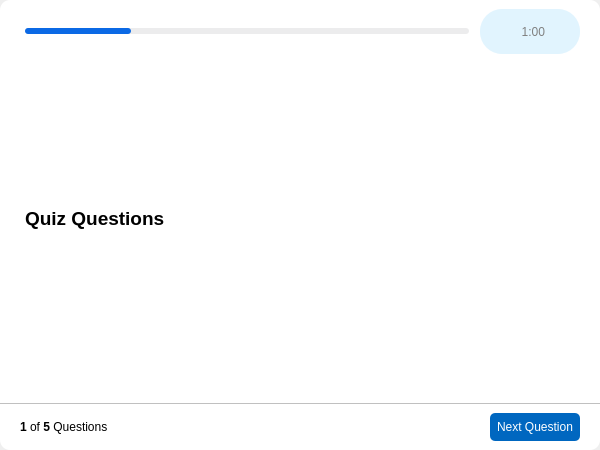
<?xml version="1.0" encoding="UTF-8"?>
<ui version="4.0">
 <class>Form</class>
 <widget class="QWidget" name="Form">
  <property name="geometry">
   <rect>
    <x>0</x>
    <y>0</y>
    <width>600</width>
    <height>450</height>
   </rect>
  </property>
  <property name="sizePolicy">
   <sizepolicy hsizetype="Expanding" vsizetype="Expanding">
    <horstretch>0</horstretch>
    <verstretch>0</verstretch>
   </sizepolicy>
  </property>
  <property name="windowTitle">
   <string>Form</string>
  </property>
  <property name="styleSheet">
   <string notr="true">#frame {
	background-color: white;
	border: none;
	border-radius: 10%;
}

#time_bar {
	min-height: 6px;
    max-height: 6px;
    border-radius: 3px;
	margin: 0px 5px 0px 5px;
	background-color: #ececed;
}

#time_bar::chunk {
	min-height: 6px;
    max-height: 6px;
    border-radius: 3px;
	background-color: #0b69e5;
}

#time_label {
	border: none;
	background-color: #e1f4fe;
	border-radius: 22px;
	color: grey;
}


#question_label {
	font-size: 14pt;
	font-weight: bold;
	margin: 20px 20px 20px 20px;
}

#bottom_container {
	border: none;
	border-top: 1px solid silver;
}

#next_btn {
	border: none;
	background-color:  #0067c0;
	color: white;
	padding: 7px;
	border-radius: 5%;
}

#next_btn:hover {
	background-color:  #0061A9;
}

#backward_btn, #forward_btn {
	border: none;
}</string>
  </property>
  <layout class="QVBoxLayout" name="verticalLayout_2">
   <property name="leftMargin">
    <number>0</number>
   </property>
   <property name="topMargin">
    <number>0</number>
   </property>
   <property name="rightMargin">
    <number>0</number>
   </property>
   <property name="bottomMargin">
    <number>0</number>
   </property>
   <item alignment="Qt::AlignHCenter|Qt::AlignVCenter">
    <widget class="ShadowFrame" name="frame">
     <property name="sizePolicy">
      <sizepolicy hsizetype="Expanding" vsizetype="Expanding">
       <horstretch>0</horstretch>
       <verstretch>0</verstretch>
      </sizepolicy>
     </property>
     <property name="minimumSize">
      <size>
       <width>600</width>
       <height>450</height>
      </size>
     </property>
     <property name="maximumSize">
      <size>
       <width>900</width>
       <height>750</height>
      </size>
     </property>
     <property name="frameShape">
      <enum>QFrame::NoFrame</enum>
     </property>
     <property name="frameShadow">
      <enum>QFrame::Raised</enum>
     </property>
     <layout class="QVBoxLayout" name="verticalLayout">
      <property name="leftMargin">
       <number>0</number>
      </property>
      <property name="rightMargin">
       <number>0</number>
      </property>
      <item>
       <layout class="QHBoxLayout" name="time_layout">
        <property name="leftMargin">
         <number>20</number>
        </property>
        <property name="rightMargin">
         <number>20</number>
        </property>
        <item>
         <widget class="QProgressBar" name="time_bar">
          <property name="value">
           <number>24</number>
          </property>
          <property name="textVisible">
           <bool>false</bool>
          </property>
          <property name="format">
           <string/>
          </property>
         </widget>
        </item>
        <item>
         <widget class="QPushButton" name="time_label">
          <property name="enabled">
           <bool>true</bool>
          </property>
          <property name="minimumSize">
           <size>
            <width>100</width>
            <height>45</height>
           </size>
          </property>
          <property name="text">
           <string>  1:00</string>
          </property>
          <property name="icon">
           <iconset>
            <normaloff>../resources/icons/alarm-clock.svg</normaloff>../resources/icons/alarm-clock.svg</iconset>
          </property>
          <property name="iconSize">
           <size>
            <width>25</width>
            <height>25</height>
           </size>
          </property>
         </widget>
        </item>
       </layout>
      </item>
      <item>
       <widget class="QLabel" name="question_label">
        <property name="sizePolicy">
         <sizepolicy hsizetype="Preferred" vsizetype="Preferred">
          <horstretch>0</horstretch>
          <verstretch>0</verstretch>
         </sizepolicy>
        </property>
        <property name="text">
         <string>Quiz Questions</string>
        </property>
        <property name="wordWrap">
         <bool>true</bool>
        </property>
       </widget>
      </item>
      <item>
       <layout class="QVBoxLayout" name="choices_layout">
        <property name="spacing">
         <number>10</number>
        </property>
        <property name="leftMargin">
         <number>20</number>
        </property>
        <property name="rightMargin">
         <number>20</number>
        </property>
        <property name="bottomMargin">
         <number>20</number>
        </property>
       </layout>
      </item>
      <item>
       <widget class="QWidget" name="bottom_container" native="true">
        <property name="sizePolicy">
         <sizepolicy hsizetype="Preferred" vsizetype="Maximum">
          <horstretch>0</horstretch>
          <verstretch>0</verstretch>
         </sizepolicy>
        </property>
        <layout class="QHBoxLayout" name="horizontalLayout">
         <property name="leftMargin">
          <number>20</number>
         </property>
         <property name="topMargin">
          <number>10</number>
         </property>
         <property name="rightMargin">
          <number>20</number>
         </property>
         <property name="bottomMargin">
          <number>0</number>
         </property>
         <item>
          <widget class="QLabel" name="progress_label">
           <property name="text">
            <string>&lt;b&gt;1&lt;/b&gt; of &lt;b&gt;5&lt;/b&gt; Questions</string>
           </property>
          </widget>
         </item>
         <item>
          <widget class="QPushButton" name="backward_btn">
           <property name="text">
            <string/>
           </property>
           <property name="icon">
            <iconset>
             <normaloff>../resources/icons/arrow-left-circle.svg</normaloff>../resources/icons/arrow-left-circle.svg</iconset>
           </property>
           <property name="iconSize">
            <size>
             <width>24</width>
             <height>24</height>
            </size>
           </property>
          </widget>
         </item>
         <item>
          <spacer name="horizontalSpacer">
           <property name="orientation">
            <enum>Qt::Horizontal</enum>
           </property>
           <property name="sizeHint" stdset="0">
            <size>
             <width>40</width>
             <height>20</height>
            </size>
           </property>
          </spacer>
         </item>
         <item alignment="Qt::AlignRight">
          <widget class="QPushButton" name="next_btn">
           <property name="cursor">
            <cursorShape>PointingHandCursor</cursorShape>
           </property>
           <property name="text">
            <string>Next Question</string>
           </property>
          </widget>
         </item>
        </layout>
       </widget>
      </item>
     </layout>
    </widget>
   </item>
  </layout>
 </widget>
 <customwidgets>
  <customwidget>
   <class>ShadowFrame</class>
   <extends>QFrame</extends>
   <header location="global">widgets/shadow.h</header>
   <container>1</container>
  </customwidget>
 </customwidgets>
 <resources/>
 <connections/>
</ui>
